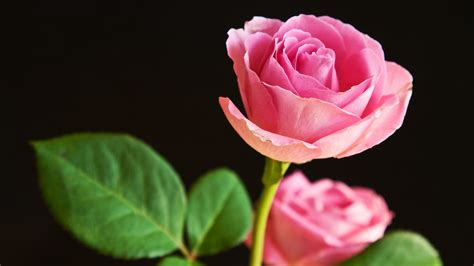
#> input picture OpenCV/Images/img5.jpeg, 474 x 266 px
$ python important_functions.py
#> lines starting #> are read from the running program, lines starting #| are printed output that depends on the picture; after the words box and inside, x2 and y2 are one past the last pixel; in counts of white or black regions, pixels touching at a corner belong together
import cv2 as cv

#reading image
img=cv.imread("Images/img5.jpeg")
#> img is the input picture: shape (266, 474, 3); mean B, G, R 48.5, 59.7, 81.1
#img=cv.imread("Images/img5.jpeg",cv.IMREAD_COLOR)
cv.imshow('Image',img)

#Converting to greyscale
grey=cv.cvtColor(img,cv.COLOR_BGR2GRAY)
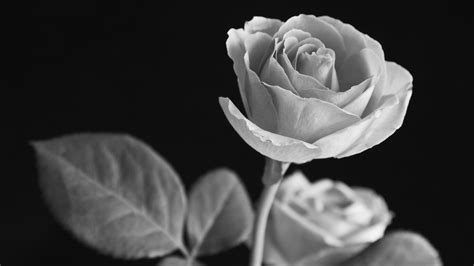
#> grey: shape (266, 474); min 0, max 251, mean 64.7
#cv.imshow("Grey",grey)

#Blur
blur=cv.blur(img,(7,7),cv.BORDER_DEFAULT)
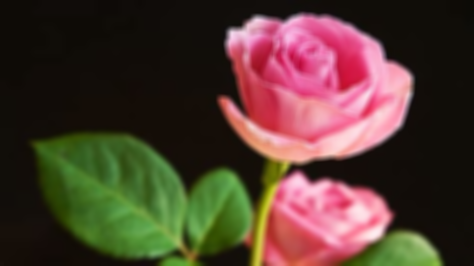
#> blur: shape (266, 474, 3); mean B, G, R 48.5, 59.7, 81.1
#cv.imshow("Blur",blur)

#Edge Cascade
canny=cv.Canny(img,90,90) #paramenete are cascading ranges
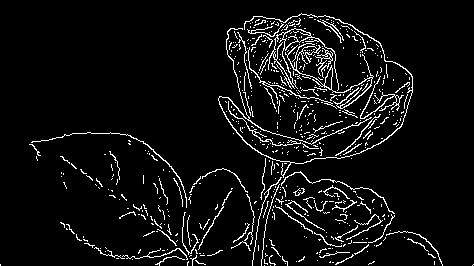
#> canny: shape (266, 474); 6% white in thin lines or dots
#cv.imshow("Canny",canny)

#Eroding the image
erode=cv.erode(img,(3,3),iterations=20)
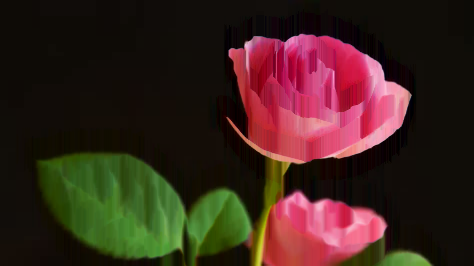
#> erode: shape (266, 474, 3); mean B, G, R 28.3, 36.4, 59.6
#cv.imshow("Erode",erode)

#Resize Image
resized=cv.resize(img,(500,400))
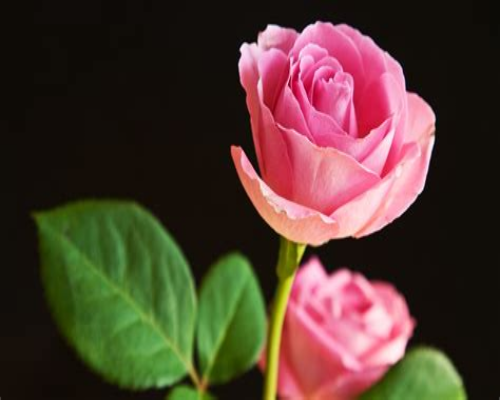
#> resized: shape (400, 500, 3); mean B, G, R 48.4, 59.7, 81
#cv.imshow("resized",resized)

#Cropping Image
cropped=img[50:200,10:200]
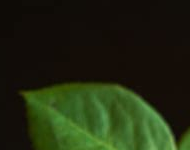
#> cropped: shape (150, 190, 3); mean B, G, R 16.2, 40.4, 31.9
#cv.imshow("Cropped",cropped)

#Flipping/Mirroring a Image
flip=cv.flip(img,0)  # 0->Vertical  1->Horizontal  -1->both axis
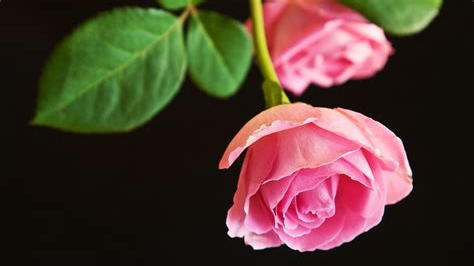
#> flip: shape (266, 474, 3); mean B, G, R 48.5, 59.7, 81.1
cv.imshow("Flipped",flip)

cv.waitKey(0)
cv.destroyAllWindows()

$ run again, with OpenCV/Images/img2.jpeg copied over OpenCV/Images/img5.jpeg
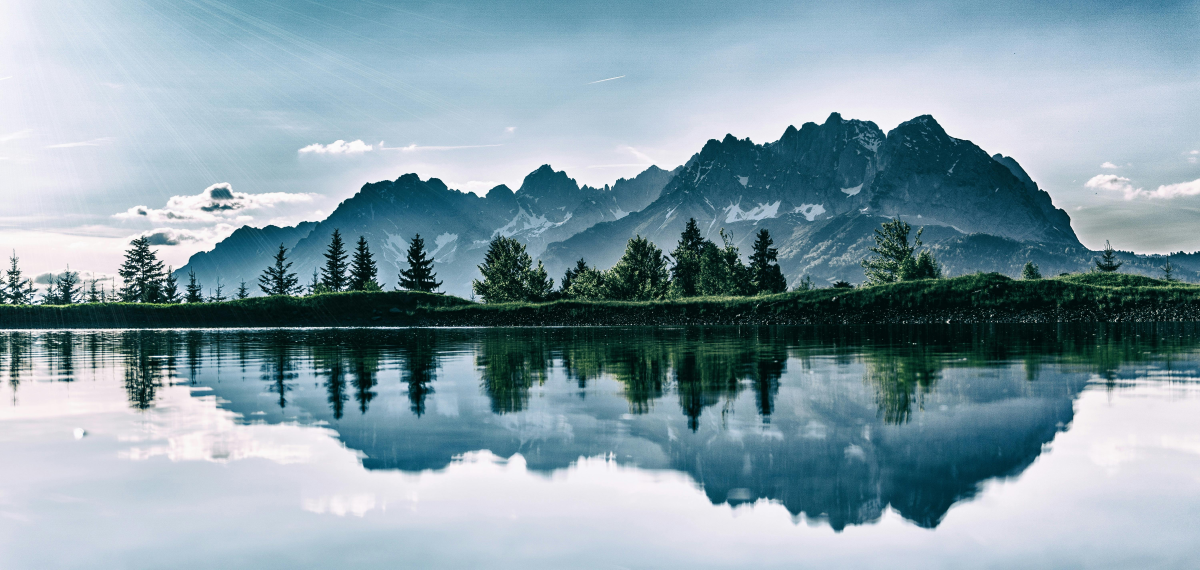
#> input picture OpenCV/Images/img2.jpeg, 6000 x 2848 px (shown at 1/5 size)
#> img is the input picture: shape (2848, 6000, 3); mean B, G, R 167.6, 157.2, 133.5
#> `canny=cv.Canny(img,90,90)`:
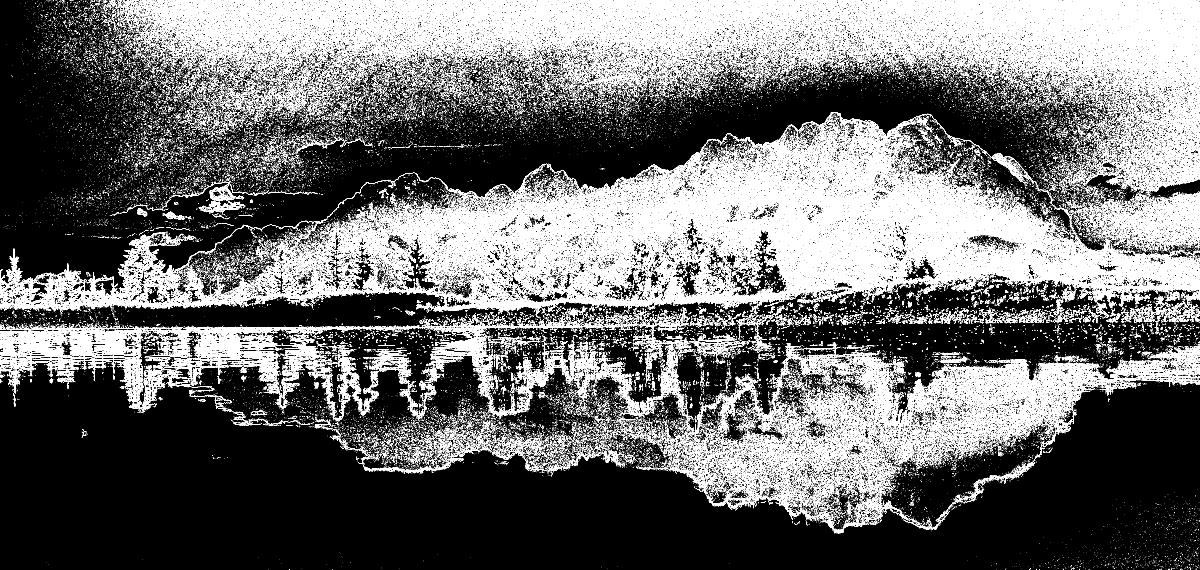
#> canny: shape (2848, 6000) (shown at 1/5 size); 12.5% white in thin lines or dots
#> `flip=cv.flip(img,0)`:
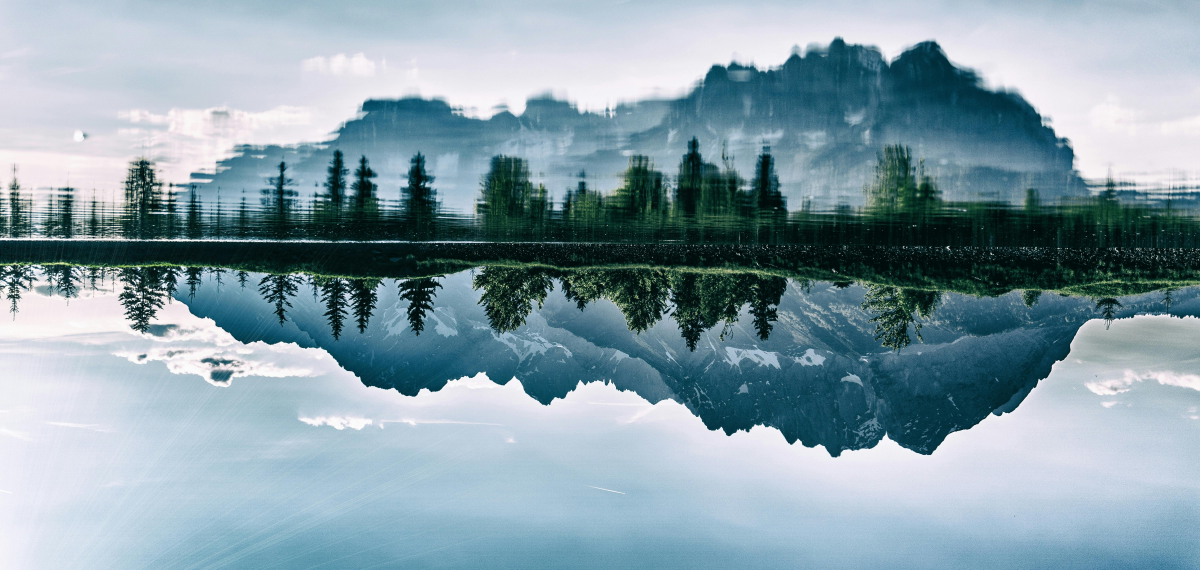
#> flip: shape (2848, 6000, 3) (shown at 1/5 size); mean B, G, R 167.6, 157.2, 133.5

$ run again, with OpenCV/Images/img3.jpeg copied over OpenCV/Images/img5.jpeg
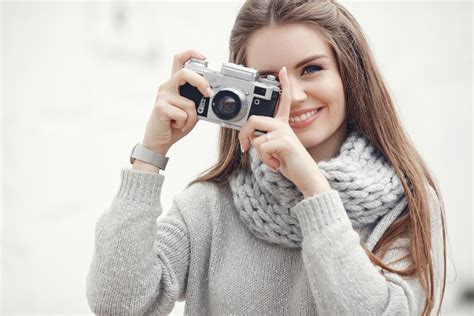
#> input picture OpenCV/Images/img3.jpeg, 474 x 316 px
#> img is the input picture: shape (316, 474, 3); mean B, G, R 190.7, 196.5, 202.6
#> `canny=cv.Canny(img,90,90)`:
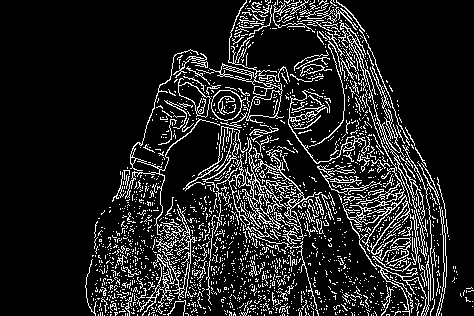
#> canny: shape (316, 474); 13.3% white in thin lines or dots, all inside (x1, y1, x2, y2) = (85, 0, 474, 316)
#> `flip=cv.flip(img,0)`:
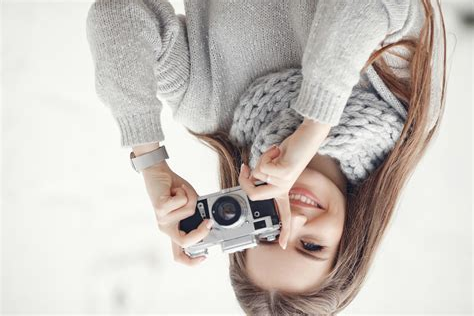
#> flip: shape (316, 474, 3); mean B, G, R 190.7, 196.5, 202.6

$ run again, with OpenCV/Images/img4.jpeg copied over OpenCV/Images/img5.jpeg
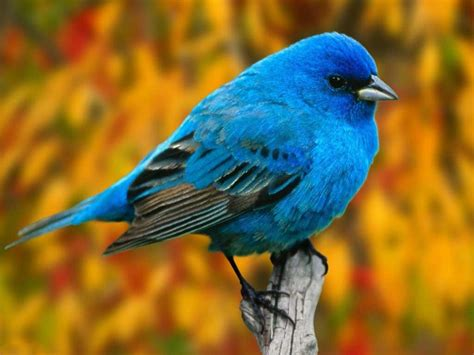
#> input picture OpenCV/Images/img4.jpeg, 474 x 355 px
#> img is the input picture: shape (355, 474, 3); mean B, G, R 49.9, 107.6, 130.2
#> canny: shape (355, 474); 9.1% white in thin lines or dots
#> `flip=cv.flip(img,0)`:
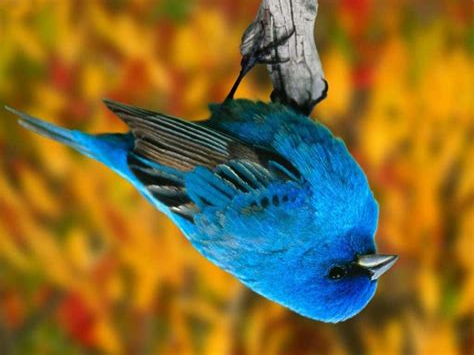
#> flip: shape (355, 474, 3); mean B, G, R 49.9, 107.6, 130.2
